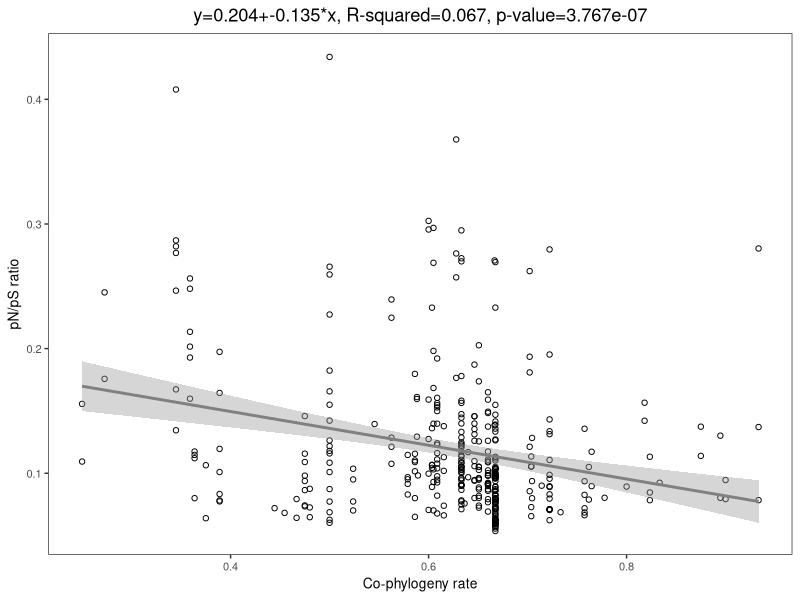
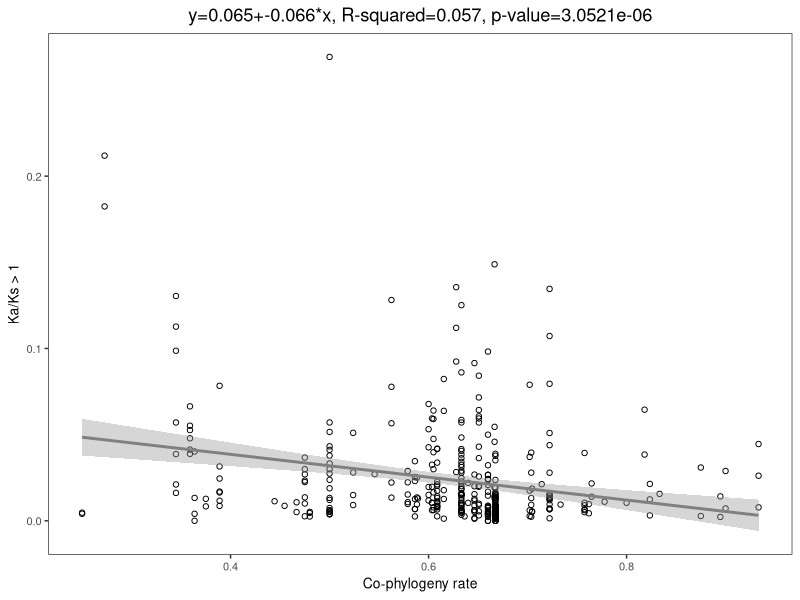
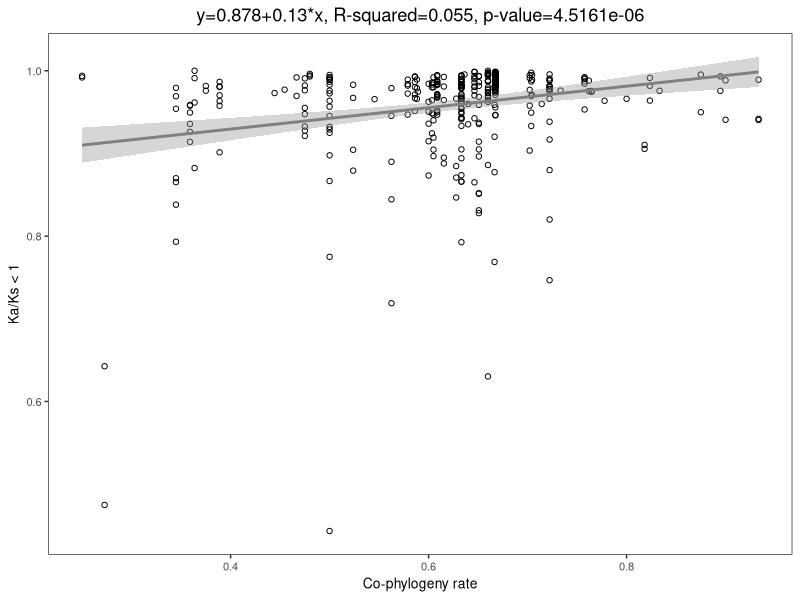
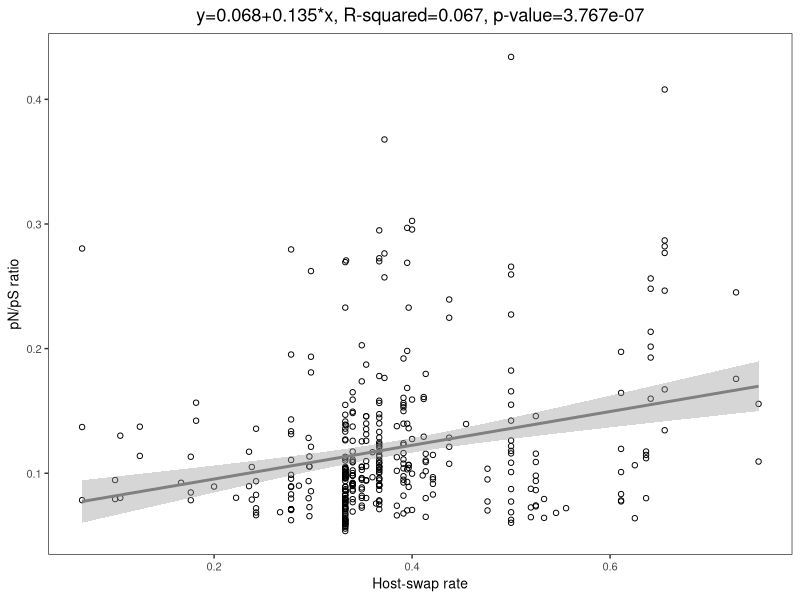
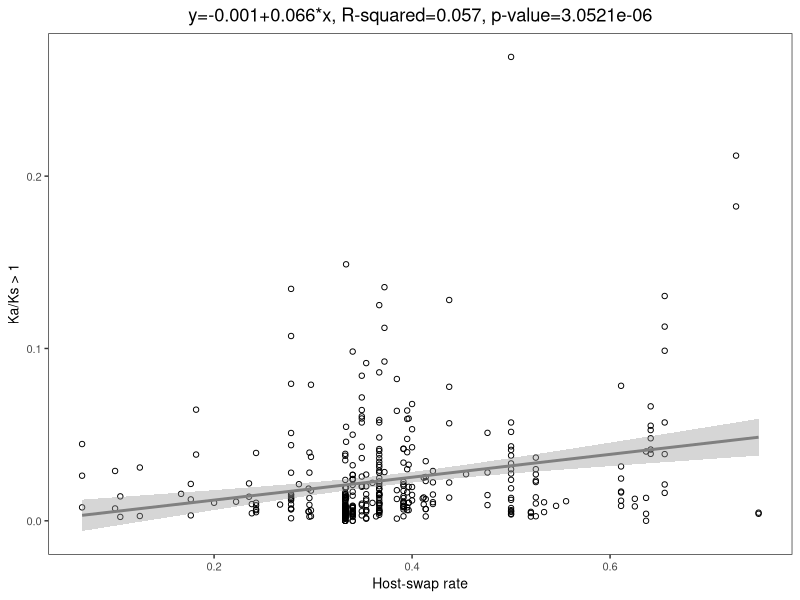
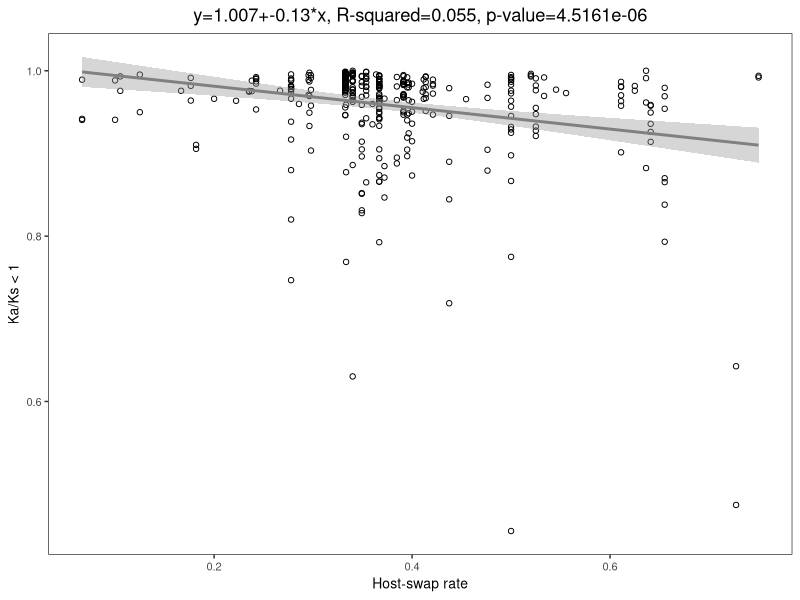

Source code (R) for these figures, in order:
library(ggplot2)
library(ggpubr)
library(cowplot)
library(tidyr)
library(ggpubr)

sample_data <- read.csv("0.data/TableS0_samples_info.csv")
SGB_data <- read.csv("0.data/SGBs_data.csv")
### r2
data <- read.csv("0.data/SGBs_data_final.csv")

# Co.phylogeny all
linear_model <- lm(pNpS_ratio ~ Co.phylogeny_rate, data = data)
coefficients <- coef(linear_model)
intercept <- coefficients[1]
slope <- coefficients[2]
r_squared <- summary(linear_model)$r.squared
Linear_Equation <- paste0("y=", round(intercept, 3), "+", round(slope, 3), "*x")
R_squared <- paste0("R-squared=", round(r_squared, 3))
anova_result <- anova(linear_model)
p_value <- paste0("p-value=", round(anova_result$`Pr(>F)`[1], 10))
title_name <- paste0(Linear_Equation, ", ", R_squared, ", ", p_value)
p_co_phylogeny_pnps_all <- ggplot(data, aes(x = Co.phylogeny_rate, y = pNpS_ratio)) +
  geom_point(shape = 1, color = "#000000") +
  geom_smooth(method = "lm", se = TRUE, color = "#808080") +
  labs(title = title_name,
       x = "Co-phylogeny rate",
       y = "pN/pS ratio") +
  theme_bw() + 
  theme(panel.grid=element_blank()) +
  theme(plot.title = element_text(hjust = 0.5)) +
  theme(axis.title.x=element_text(size = 10)) + theme(axis.title.y=element_text(size = 10)) +
  theme(axis.text.x=element_text(size = 8)) + theme(axis.text.y=element_text(size = 8)) +
  theme(legend.position = 'none')
ggsave(p_co_phylogeny_pnps_all, filename = "2.plot_result/co_phylogeny_pnps_r2.pdf", width = 5, height = 4)

linear_model <- lm(More ~ Co.phylogeny_rate, data = data)
coefficients <- coef(linear_model)
intercept <- coefficients[1]
slope <- coefficients[2]
r_squared <- summary(linear_model)$r.squared
Linear_Equation <- paste0("y=", round(intercept, 3), "+", round(slope, 3), "*x")
R_squared <- paste0("R-squared=", round(r_squared, 3))
anova_result <- anova(linear_model)
p_value <- paste0("p-value=", round(anova_result$`Pr(>F)`[1], 10))
title_name <- paste0(Linear_Equation, ", ", R_squared, ", ", p_value)
p_co_phylogeny_pnps_all <- ggplot(data, aes(x = Co.phylogeny_rate, y = More)) +
  geom_point(shape = 1, color = "#000000") +
  geom_smooth(method = "lm", se = TRUE, color = "#808080") +
  labs(title = title_name,
       x = "Co-phylogeny rate",
       y = "Ka/Ks > 1") +
  theme_bw() + 
  theme(panel.grid=element_blank()) +
  theme(plot.title = element_text(hjust = 0.5)) +
  theme(axis.title.x=element_text(size = 10)) + theme(axis.title.y=element_text(size = 10)) +
  theme(axis.text.x=element_text(size = 8)) + theme(axis.text.y=element_text(size = 8)) +
  theme(legend.position = 'none')
ggsave(p_co_phylogeny_pnps_all, filename = "2.plot_result/co_phylogeny_kaks_more_r2.pdf", width = 5, height = 4)

linear_model <- lm(Less ~ Co.phylogeny_rate, data = data)
coefficients <- coef(linear_model)
intercept <- coefficients[1]
slope <- coefficients[2]
r_squared <- summary(linear_model)$r.squared
Linear_Equation <- paste0("y=", round(intercept, 3), "+", round(slope, 3), "*x")
R_squared <- paste0("R-squared=", round(r_squared, 3))
anova_result <- anova(linear_model)
p_value <- paste0("p-value=", round(anova_result$`Pr(>F)`[1], 10))
title_name <- paste0(Linear_Equation, ", ", R_squared, ", ", p_value)
p_co_phylogeny_pnps_all <- ggplot(data, aes(x = Co.phylogeny_rate, y = Less)) +
  geom_point(shape = 1, color = "#000000") +
  geom_smooth(method = "lm", se = TRUE, color = "#808080") +
  labs(title = title_name,
       x = "Co-phylogeny rate",
       y = "Ka/Ks < 1") +
  theme_bw() + 
  theme(panel.grid=element_blank()) +
  theme(plot.title = element_text(hjust = 0.5)) +
  theme(axis.title.x=element_text(size = 10)) + theme(axis.title.y=element_text(size = 10)) +
  theme(axis.text.x=element_text(size = 8)) + theme(axis.text.y=element_text(size = 8)) +
  theme(legend.position = 'none')
ggsave(p_co_phylogeny_pnps_all, filename = "2.plot_result/co_phylogeny_kaks_less_r2.pdf", width = 5, height = 4)
# Host.swap all
linear_model <- lm(pNpS_ratio ~ Host.swap_rate, data = data)
coefficients <- coef(linear_model)
intercept <- coefficients[1]
slope <- coefficients[2]
r_squared <- summary(linear_model)$r.squared
Linear_Equation <- paste0("y=", round(intercept, 3), "+", round(slope, 3), "*x")
R_squared <- paste0("R-squared=", round(r_squared, 3))
anova_result <- anova(linear_model)
p_value <- paste0("p-value=", round(anova_result$`Pr(>F)`[1], 10))
title_name <- paste0(Linear_Equation, ", ", R_squared, ", ", p_value)
p_host_swap_pnps_all <- ggplot(data, aes(x = Host.swap_rate, y = pNpS_ratio)) +
  geom_point(shape = 1, color = "#000000") +
  geom_smooth(method = "lm", se = TRUE, color = "#808080") +
  labs(title = title_name,
       x = "Host-swap rate",
       y = "pN/pS ratio") +
  theme_bw() + 
  theme(panel.grid=element_blank()) +
  theme(plot.title = element_text(hjust = 0.5)) +
  theme(axis.title.x=element_text(size = 10)) + theme(axis.title.y=element_text(size = 10)) +
  theme(axis.text.x=element_text(size = 8)) + theme(axis.text.y=element_text(size = 8)) +
  theme(legend.position = 'none')
ggsave(p_host_swap_pnps_all, filename = "2.plot_result/host_swap_pnps_r2.pdf", width = 5, height = 4)

linear_model <- lm(More ~ Host.swap_rate, data = data)
coefficients <- coef(linear_model)
intercept <- coefficients[1]
slope <- coefficients[2]
r_squared <- summary(linear_model)$r.squared
Linear_Equation <- paste0("y=", round(intercept, 3), "+", round(slope, 3), "*x")
R_squared <- paste0("R-squared=", round(r_squared, 3))
anova_result <- anova(linear_model)
p_value <- paste0("p-value=", round(anova_result$`Pr(>F)`[1], 10))
title_name <- paste0(Linear_Equation, ", ", R_squared, ", ", p_value)
p_host_swap_pnps_all <- ggplot(data, aes(x = Host.swap_rate, y = More)) +
  geom_point(shape = 1, color = "#000000") +
  geom_smooth(method = "lm", se = TRUE, color = "#808080") +
  labs(title = title_name,
       x = "Host-swap rate",
       y = "Ka/Ks > 1") +
  theme_bw() + 
  theme(panel.grid=element_blank()) +
  theme(plot.title = element_text(hjust = 0.5)) +
  theme(axis.title.x=element_text(size = 10)) + theme(axis.title.y=element_text(size = 10)) +
  theme(axis.text.x=element_text(size = 8)) + theme(axis.text.y=element_text(size = 8)) +
  theme(legend.position = 'none')
ggsave(p_host_swap_pnps_all, filename = "2.plot_result/host_swap_kaks_more_r2.pdf", width = 5, height = 4)

linear_model <- lm(Less ~ Host.swap_rate, data = data)
coefficients <- coef(linear_model)
intercept <- coefficients[1]
slope <- coefficients[2]
r_squared <- summary(linear_model)$r.squared
Linear_Equation <- paste0("y=", round(intercept, 3), "+", round(slope, 3), "*x")
R_squared <- paste0("R-squared=", round(r_squared, 3))
anova_result <- anova(linear_model)
p_value <- paste0("p-value=", round(anova_result$`Pr(>F)`[1], 10))
title_name <- paste0(Linear_Equation, ", ", R_squared, ", ", p_value)
p_host_swap_pnps_all <- ggplot(data, aes(x = Host.swap_rate, y = Less)) +
  geom_point(shape = 1, color = "#000000") +
  geom_smooth(method = "lm", se = TRUE, color = "#808080") +
  labs(title = title_name,
       x = "Host-swap rate",
       y = "Ka/Ks < 1") +
  theme_bw() + 
  theme(panel.grid=element_blank()) +
  theme(plot.title = element_text(hjust = 0.5)) +
  theme(axis.title.x=element_text(size = 10)) + theme(axis.title.y=element_text(size = 10)) +
  theme(axis.text.x=element_text(size = 8)) + theme(axis.text.y=element_text(size = 8)) +
  theme(legend.position = 'none')
ggsave(p_host_swap_pnps_all, filename = "2.plot_result/host_swap_kaks_less_r2.pdf", width = 5, height = 4)

